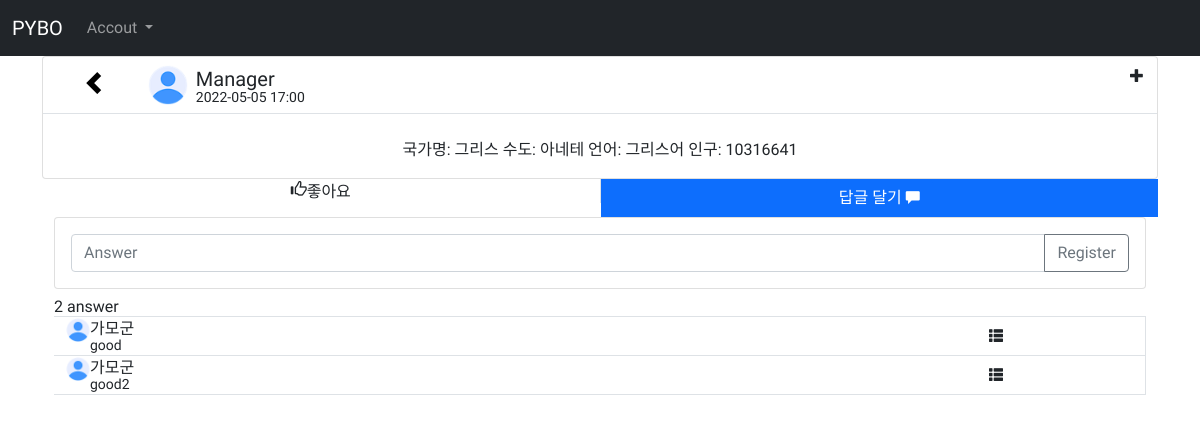
The app's page /answer/modify/1 (signed in) with its own data.
### pybo/models.py (models this page shows)
class User(db.Model):
    id = db.Column(db.Integer(), primary_key=True)
    username = db.Column(db.String(120), unique=True, nullable=False)
    password = db.Column(db.String(200), nullable=False)
    email = db.Column(db.String(150), unique=True, nullable=False)

class Question(db.Model):
    id = db.Column(db.Integer(), primary_key=True)
    subject = db.Column(db.String(200), nullable = False)
    content = db.Column(db.Text(), nullable = False)
    create_date = db.Column(db.DateTime(), nullable = False)
    user_id = db.Column(db.Integer(), db.ForeignKey("user.id", ondelete="CASCADE") , nullable=False)
    user = db.relationship("User", backref=db.backref("question_set"))
    modify_date = db.Column(db.DateTime(), nullable=True)
    voter = db.relationship("User", secondary=question_voter, backref=db.backref("question_voter_set"))

class Answer(db.Model):
    id = db.Column(db.Integer(), primary_key = True)
    question_id = db.Column(db.Integer(), db.ForeignKey("question.id", ondelete="CASCADE"))
    question = db.relationship("Question", backref=db.backref("answer_set"))
    content = db.Column(db.Text(), nullable = False)
    create_date = db.Column(db.DateTime(), nullable = False)
    user_id = db.Column(db.Integer(), db.ForeignKey("user.id", ondelete="CASCADE") , nullable=False)
    user = db.relationship("User", backref=db.backref("answer_set"))
    modify_date = db.Column(db.DateTime(), nullable=True)
    voter = db.relationship("User",secondary=answer_voter,  backref=db.backref("answer_voter_set"))

### pybo/views/answer_views.py (the view)
@bp.route("/modify/<int:answer_id>", methods=("POST","GET"))
@login_required
def modify(answer_id):
    answer = Answer.query.get_or_404(answer_id)
    question = Question.query.get(answer.question.id)
    if g.user != answer.user:
        flash("수정 권한이 없습니다.")
        return redirect(url_for("question.detail", question_id = answer.question.id))
    if request.method == "POST":
        form = AnswerForm()
        if form.validate_on_submit():
            form.populate_obj(answer)
            form.modify_date = datetime.now()
            db.session.commit()
            return redirect(url_for("question.detail", question_id=answer.question.id))
    else:
        form = AnswerForm(obj=answer)
    return render_template("answer/answer_form.html", answer=answer, form=form, question=question)

### pybo/forms.py
class AnswerForm(FlaskForm):
    content = TextAreaField("Content", validators=[DataRequired("Content is require field")])

### pybo/filters.py (called while the page is built)
def format_datetime(value, imt = "%Y-%m-%d %H:%M"):
    return value.strftime(imt)

### pybo/views/auth_views.py (called while the page is built)
@bp.before_app_request
def load_logged_in_user():
    user_id = session.get("user_id")
    if user_id is None:
        g.user = None
    else:
        g.user = User.query.get(user_id)

def login_required(view):
    @functools.wraps(view)
    def wrapped_view(**kwargs):
        if g.user is None:
            return redirect(url_for("auth.login"))
        return view(**kwargs)
    return wrapped_view

### pybo/templates/answer/answer_form.html (shortened to what this page needs)
{% extends "base.html" %}
{% block content %}
<div class="container-md">
  <div class="card">
    <div class="card-title pb-2 border-bottom">
      <div class="container-md">
        <div class="row h_80 ">
          <div class="col-1 col-md-1 text-center pe-0 mt-2 pt-1">
          <a href="{{ url_for("main.index") }}" class="link_cont"><span class="glyphicon glyphicon-chevron-left h4"></span></a>
          </div>
          <div class="col-9 col-md-9">
            <div class="d-inline-flex">
              <div class="flex-shring-0 mt-2">
                <img src="{{ url_for('static', filename="user.png") }} " style="width:2.5rem;">
              </div>
              <div class="lh-1 mt-2 pt-1 ms-2">
                <div class="align-self-start d-inline-flex lead">{{ question.user.username }}</div><br>
                <div class="align-self-end d-inline-flex small">{{ question.create_date|datetime }}</div>
              </div>
            </div>
          </div>
          {% if g.user %}
          <div class="col position-relative">
            <div class="btn-group dropdown dropstart d-inline-flex position-absolute top-0 end-0">
              <a class="btn btn-white" role="button" id="rdmod" data-bs-toggle="dropdown" aria-expanded="false">
                <span class="glyphicon glyphicon-plus small"></span>
              </a>
            </div>
          </div>
          {% endif %}
        </div>
      </div>
    </div>
    <div class="card-body h_300 overflow-scroll">
      <div class="container-md">
        <div class="card-text text-center">{{ question.content }}</div>
      </div>
    </div>
  </div>
  <div class="container">
    <div class="row align-items-start text-center">
      <div class="col border-end">
        <span class="glyphicon glyphicon-thumbs-up">좋아요</span>
      </div>
      <div class="col bg-primary">
        <button class="btn btn-primary" type="button" data-bs-toggle="collapse" data-bs-target="#collapseWidthExample" aria-expanded="false" aria-controls="collapseWidthExample">
          <p class="mb-0">답글 달기 <span class="glyphicon glyphicon-comment small"></span></p>
        </button>
    </div>
  </div>
    <div>
      <div class="card card-body" style="width: 100%;">
        <form method="post">
          <div class="input-group">
            <input class="form-control" aria-describedby="input-addon" name="content" placeholder="Answer" {% if not g.user %}disabled{% endif %}>
              <button class="btn btn-outline-secondary" id="input-addon">Register</button>
          </div>
        </form>
    </div>
  </div>
  <h6 class="border-bottom pt-2 mb-0 bb-0">{{ question.answer_set|length }} answer</h6>
  {% for answer in question.answer_set %}
  <div class="row bb-2 container px-0 mx-0">
    <div class="col border-bottom">
      <div class="d-inline-flex">
        <div class="flex-shring-0">
          <img src="{{ url_for('static', filename='user.png') }} " style="width:1.5rem;">
        </div>
        <div class="lh-1 pt-1" style="word-break:break-all;">
          <div class="align-self-start d-inline-flex">{{ answer.user.username }}
          </div><br>
          <div class="align-self-end d-inline-flex small">{{ answer.content }}        </div>
        </div>
      </div>
    </div>
    {% if g.user %}
      <div class="col-2 border-bottom border-end ">
        <div class="btn-group dropdown d-inline-flex">
          <a class="btn btn-white" role="button" id="ansrd" data-bs-toggle="dropdown" aria-expanded="false">
            <span class="
glyphicon glyphicon-th-list small"></span>
          </a>
        </div>
      </div>
      {% endif %}
    </div>
  {% endfor %}
</div>
{% endblock %}

### pybo/static/style.css (style rules this page uses)
body { font-family: 'Roboto Condensed', sans-serif; }
.link_cont { text-decoration:none; color:black; }
.link_cont:link , .link_cont:visited { color:black; }

### records on screen
User: user.username "Manager"
Question: create_date "2022-05-05 17:00", content "국가명: 그리스 수도: 아네테 언어: 그리스어 인구: 10316641"
Answer: user.username "가모군", content "good"
Answer: user.username "가모군", content "good2"

### other values on screen
{{ question.answer_set|length }} "2"
